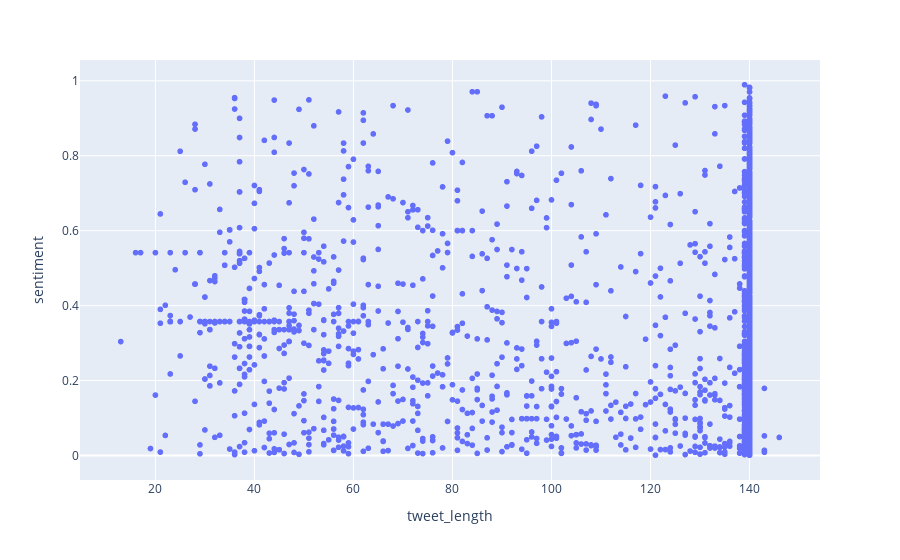

Here is the notebook cell this chart was saved with:
### Code cell
fig = px.scatter(
    df,
    x = 'tweet_length',
    y = 'sentiment',
)

fig.show()

### Figure 1 — Plotly figure (JSON) as saved in the notebook; plotly's stock layout.template omitted (floating-point values rounded to 4 significant figures; data arrays with more than 128 entries replaced by an {"elided": "..."} marker saying what was removed)
{"data": [{"hovertemplate": "tweet_length=%{x}<br>sentiment=%{y}<extra></extra>", "legendgroup": "", "marker": {"color": "#636efa", "symbol": "circle"}, "mode": "markers", "name": "", "showlegend": false, "type": "scattergl", "x": {"elided": "2879 int values"}, "xaxis": "x", "y": {"elided": "2879 float values"}, "yaxis": "y"}], "layout": {"legend": {"tracegroupgap": 0}, "margin": {"t": 60}, "xaxis": {"anchor": "y", "domain": [0, 1], "title": {"text": "tweet_length"}}, "yaxis": {"anchor": "x", "domain": [0, 1], "title": {"text": "sentiment"}}}}
